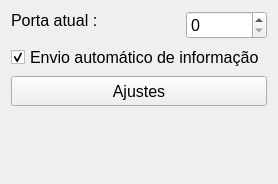
               <widget class="QWidget" name="scrollAreaWidgetContents_2">
                <property name="geometry">
                 <rect>
                  <x>0</x>
                  <y>0</y>
                  <width>278</width>
                  <height>184</height>
                 </rect>
                </property>
                <layout class="QGridLayout" name="gridLayout_6">
                 <item row="0" column="2">
                  <widget class="QSpinBox" name="numPorta">
                   <property name="font">
                    <font>
                     <pointsize>12</pointsize>
                    </font>
                   </property>
                   <property name="maximum">
                    <number>255</number>
                   </property>
                  </widget>
                 </item>
                 <item row="0" column="0" colspan="2" alignment="Qt::AlignTop">
                  <widget class="QLabel" name="txtPortaAtual">
                   <property name="font">
                    <font>
                     <pointsize>12</pointsize>
                    </font>
                   </property>
                   <property name="text">
                    <string>Porta atual :</string>
                   </property>
                  </widget>
                 </item>
                 <item row="3" column="0" colspan="3">
                  <widget class="QCheckBox" name="cmEnvioAuto">
                   <property name="enabled">
                    <bool>true</bool>
                   </property>
                   <property name="font">
                    <font>
                     <pointsize>12</pointsize>
                    </font>
                   </property>
                   <property name="text">
                    <string>Envio automático de informação</string>
                   </property>
                   <property name="checked">
                    <bool>true</bool>
                   </property>
                  </widget>
                 </item>
                 <item row="8" column="0" rowspan="3" colspan="3">
                  <widget class="QPushButton" name="btAjustes">
                   <property name="minimumSize">
                    <size>
                     <width>0</width>
                     <height>30</height>
                    </size>
                   </property>
                   <property name="maximumSize">
                    <size>
                     <width>16777215</width>
                     <height>30</height>
                    </size>
                   </property>
                   <property name="font">
                    <font>
                     <pointsize>12</pointsize>
                    </font>
                   </property>
                   <property name="text">
                    <string>Ajustes</string>
                   </property>
                  </widget>
                 </item>
                 <item row="11" column="1">
                  <spacer name="espcVertConfigPorta">
                   <property name="orientation">
                    <enum>Qt::Vertical</enum>
                   </property>
                   <property name="sizeHint" stdset="0">
                    <size>
                     <width>20</width>
                     <height>40</height>
                    </size>
                   </property>
                  </spacer>
                 </item>
                </layout>
               </widget>
